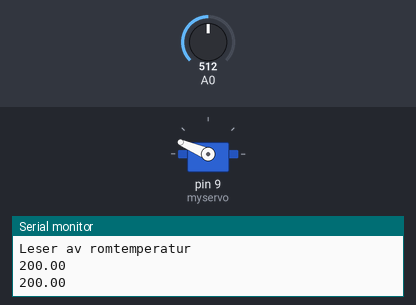
A sketch run on a simulated Arduino Uno, built with avr-gcc and run on an emulated ATmega328P. On the bench: servo, the last lines printed to the serial monitor. The inputs (shaded band) are chosen by the test bench; at power-on: A0 = 512.

Above: at 1.8 s.
1.9 s: A0 set to 716
At 3.0 s:
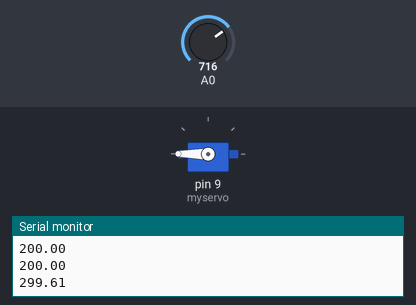
3.5 s: A0 set to 306
At 4.6 s:
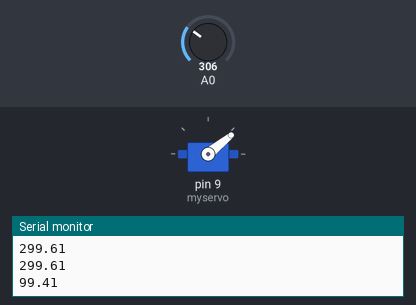
5.5 s: A0 set to 122
At 7.2 s:
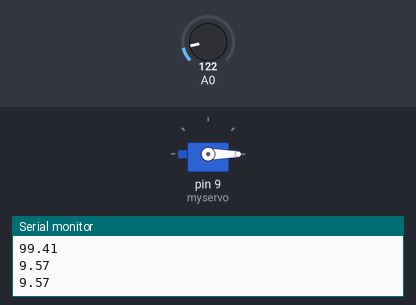
7.5 s: A0 set to 139
9.2 s: A0 set to 148
At 10.5 s:
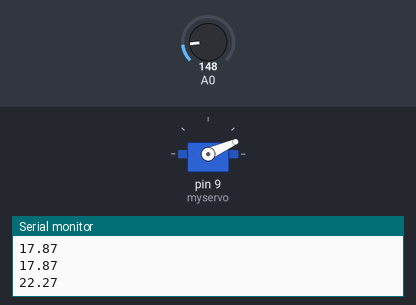
11.5 s: A0 set to 0
At 13.3 s:
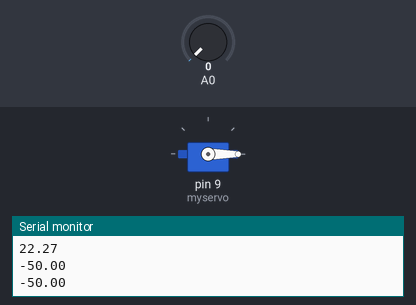
Timing chart, 0 to 14.5 s (numbered marks = the images above; inputs shaded):
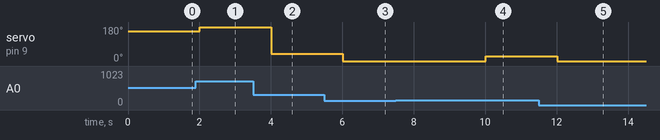

The sketch:

Oppgave_3.ino
```cpp
#include <Servo.h>

Servo myservo;  // create servo object to control a servo

void setup() {
  Serial.begin(9600);
  Serial.println("Leser av romtemperatur");
  myservo.attach(9);  // attaches the servo on pin 9 to the servo object


}

void loop() {
  int sensorValue = analogRead(A0); //Avleser verdi
  float voltage = sensorValue*(5.0 / 1024.0); //Konverter avlest verdi til voltage
  float grader = (voltage - 0.5)*100; //Konverterer til grader
  int grader1 = 0;
  grader1 = map(grader, 20, 35, 0, 180);

  myservo.write(grader1);

  Serial.println(grader); //Printer ut gradeverdi
  delay(1000);


  // put your main code here, to run repeatedly:

}
```

Measured:
- the behaviour switches between 147 and 148 on A0 (found by bisection; images 3 and 4)
- after the input at 1.9 s, servo on pin 9 (myservo): 157° → 180° after 0.10 s
- after the input at 3.5 s, servo on pin 9 (myservo): 180° → 39° after 0.50 s
- after the input at 5.5 s, servo on pin 9 (myservo): 39° → 0° after 0.51 s
- after the input at 9.2 s, servo on pin 9 (myservo): 0° → 24° after 0.81 s
- after the input at 11.5 s, servo on pin 9 (myservo): 24° → 0° after 0.51 s
